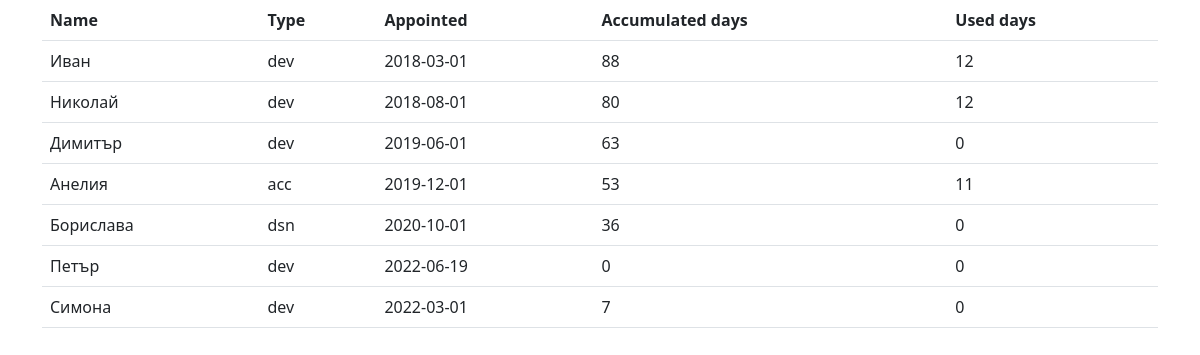
The page / on the database its author committed.
### tables this page shows
CREATE TABLE `employees` (
  `employee_id` int(10) UNSIGNED NOT NULL,
  `employee_name` varchar(50) NOT NULL
);

### classes/Dbcon.php (called while the page is built, shortened)
<?php
class Dbcon
{
	private $host="localhost";
	private $user="root";
	private $password="";
	private $dbname="test";
     public function db_connect()
    {
        $db = new PDO('mysql:host=' . $this->host . ';dbname=' . $this->dbname . '', $this->user, $this->password) or die("Cannot connect to mySQL.");
        return $db;
    }
}

### classes/Employees.php (called while the page is built)
<?php
class Employees {
	private $db;
	 public function __construct()
    {
		$dbc = new Dbcon();
		$this->db = $dbc->db_connect();
    }
	public function getAll(){
		$all=[];
		$sql="SELECT e.employee_id as employee_id,
					e.employee_name as employee_name,
					p.employee_type as employee_type,
					p.appointed as appointed,
					p.coef as coef,
					u.used_days as used_days
				FROM employees e
				INNER JOIN
				(SELECT employee_id, appointed, employee_type, coef FROM employment WHERE released IS NULL GROUP BY employee_id) p ON e.employee_id=p.employee_id
				LEFT JOIN
				(SELECT employee_id, sum(used_days) as used_days FROM furlough GROUP BY employee_id) u ON e.employee_id=u.employee_id";
		$st = $this->db->query($sql);
		while($row = $st->fetch(PDO::FETCH_ASSOC)){
			$all[]=new Employee($row["employee_id"], $row["employee_name"], $row["employee_type"], $row["appointed"], $row["coef"], $row["used_days"]);
		}
		return $all;
	}
}

### classes/Employee.php (called while the page is built, shortened)
<?php
class Employee {
	private $employee_id;
	private $employee_name;
	private $employee_type;
	private $appointed;
	private $coef;
	private $used_days;
	private $accumulated ;
	 public function __construct($employee_id, $employee_name, $employee_type, $appointed, $coef, $used_days)
    {
		$this->employee_id=$employee_id;
		$this->employee_name=$employee_name;
		$this->employee_type=$employee_type;
		$this->appointed=$appointed;
		$this->used_days=($used_days ?? 0);
		$this->coef=$coef;
    }
	private function calculateAccumulated(){
		$start=new DateTime($this->appointed);
		$end=new DateTime();
		$diff = $end->diff($start);
		$this->accumulated=round(((($diff->y)*12)+($diff->m))*$this->coef);
	}
	public function get(){
		return [
			"employee_id"=>$this->employee_id,
			"employee_name"=>$this->employee_name,
			"employee_type"=>$this->employee_type,
			"appointed"=>$this->appointed,
			"used_days"=>$this->used_days,
			"accumulated"=>$this->accumulated,
		];
	}
}

### index.php (the view, shortened to what this page needs)
<?php
require "classes/Dbcon.php";
require "classes/Employees.php";
require "classes/Employee.php";
$e=new Employees();
$all=$e->getAll();
?>
<!doctype html>
<html lang="en">
  <head>
<link href="https://cdn.jsdelivr.net/npm/bootstrap@5.2.0-beta1/dist/css/bootstrap.min.css" rel="stylesheet">
  </head>
  <body>
          <section id="hero">
              <div class="container">
                  <table class="table">
					<tr  class="thead-dark">
						<th>Name</th>
						<th>Type</th>
						<th>Appointed</th>
						<th>Accumulated days</th>
						<th>Used days</th>
					</tr>
					<?php
					foreach($all as $e){
						$re=$e->get();
						echo '<tr>
								<td>'.$re["employee_name"].'</td>
								<td>'.$re["employee_type"].'</td>
								<td>'.$re["appointed"].'</td>
								<td>'.$re["accumulated"].'</td>
								<td>'.$re["used_days"].'</td>
							</tr>';
					}
					?>
				  </table>
              </div>
          </section>
        </body>
</html>

### rows shown on the page
employees: employee_name "Иван", employee_type "dev", appointed "2018-03-01", accumulated "88", used_days "12"
employees: employee_name "Николай", employee_type "dev", appointed "2018-08-01", accumulated "80", used_days "12"
employees: employee_name "Димитър", employee_type "dev", appointed "2019-06-01", accumulated "63", used_days "0"
employees: employee_name "Анелия", employee_type "acc", appointed "2019-12-01", accumulated "53", used_days "11"
employees: employee_name "Борислава", employee_type "dsn", appointed "2020-10-01", accumulated "36", used_days "0"
employees: employee_name "Петър", employee_type "dev", appointed "2022-06-19", accumulated "0", used_days "0"
employees: employee_name "Симона", employee_type "dev", appointed "2022-03-01", employee_id "7", used_days "0"
